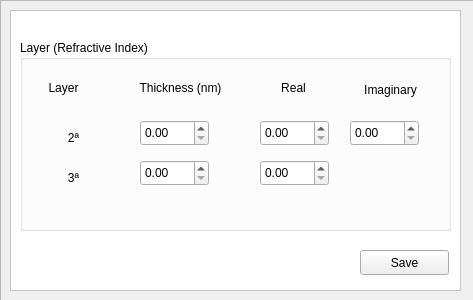
<?xml version="1.0" encoding="UTF-8"?>
<ui version="4.0">
 <class>Layer</class>
 <widget class="QWidget" name="Layer">
  <property name="geometry">
   <rect>
    <x>0</x>
    <y>0</y>
    <width>473</width>
    <height>300</height>
   </rect>
  </property>
  <property name="windowTitle">
   <string>Form</string>
  </property>
  <property name="windowIcon">
   <iconset resource="resources.qrc">
    <normaloff>:/Imagens/icone.png</normaloff>:/Imagens/icone.png</iconset>
  </property>
  <widget class="QGroupBox" name="groupBox">
   <property name="geometry">
    <rect>
     <x>20</x>
     <y>40</y>
     <width>431</width>
     <height>191</height>
    </rect>
   </property>
   <property name="title">
    <string>Layer (Refractive Index)</string>
   </property>
   <widget class="QLabel" name="label_4">
    <property name="geometry">
     <rect>
      <x>330</x>
      <y>40</y>
      <width>81</width>
      <height>20</height>
     </rect>
    </property>
    <property name="text">
     <string>&lt;html&gt;&lt;head/&gt;&lt;body&gt;&lt;p align=&quot;center&quot;&gt;Imaginary&lt;/p&gt;&lt;/body&gt;&lt;/html&gt;</string>
    </property>
   </widget>
   <widget class="QLabel" name="label_2">
    <property name="geometry">
     <rect>
      <x>110</x>
      <y>40</y>
      <width>101</width>
      <height>17</height>
     </rect>
    </property>
    <property name="text">
     <string>&lt;html&gt;&lt;head/&gt;&lt;body&gt;&lt;p align=&quot;center&quot;&gt;Thickness (nm)&lt;/p&gt;&lt;/body&gt;&lt;/html&gt;</string>
    </property>
   </widget>
   <widget class="QLabel" name="label_3">
    <property name="geometry">
     <rect>
      <x>240</x>
      <y>40</y>
      <width>67</width>
      <height>17</height>
     </rect>
    </property>
    <property name="text">
     <string>&lt;html&gt;&lt;head/&gt;&lt;body&gt;&lt;p align=&quot;center&quot;&gt;Real&lt;/p&gt;&lt;/body&gt;&lt;/html&gt;</string>
    </property>
   </widget>
   <widget class="QLabel" name="label">
    <property name="geometry">
     <rect>
      <x>10</x>
      <y>40</y>
      <width>67</width>
      <height>17</height>
     </rect>
    </property>
    <property name="text">
     <string>&lt;html&gt;&lt;head/&gt;&lt;body&gt;&lt;p align=&quot;center&quot;&gt;Layer&lt;/p&gt;&lt;/body&gt;&lt;/html&gt;</string>
    </property>
   </widget>
   <widget class="QLabel" name="label_5">
    <property name="geometry">
     <rect>
      <x>20</x>
      <y>90</y>
      <width>67</width>
      <height>17</height>
     </rect>
    </property>
    <property name="text">
     <string>&lt;html&gt;&lt;head/&gt;&lt;body&gt;&lt;p align=&quot;center&quot;&gt;2ª&lt;/p&gt;&lt;/body&gt;&lt;/html&gt;</string>
    </property>
   </widget>
   <widget class="QLabel" name="label_6">
    <property name="geometry">
     <rect>
      <x>20</x>
      <y>130</y>
      <width>67</width>
      <height>17</height>
     </rect>
    </property>
    <property name="text">
     <string>&lt;html&gt;&lt;head/&gt;&lt;body&gt;&lt;p align=&quot;center&quot;&gt;3ª&lt;/p&gt;&lt;/body&gt;&lt;/html&gt;</string>
    </property>
   </widget>
   <widget class="QDoubleSpinBox" name="doubleSpinBox">
    <property name="geometry">
     <rect>
      <x>120</x>
      <y>80</y>
      <width>69</width>
      <height>26</height>
     </rect>
    </property>
   </widget>
   <widget class="QDoubleSpinBox" name="doubleSpinBox_2">
    <property name="geometry">
     <rect>
      <x>330</x>
      <y>80</y>
      <width>69</width>
      <height>26</height>
     </rect>
    </property>
   </widget>
   <widget class="QDoubleSpinBox" name="doubleSpinBox_3">
    <property name="geometry">
     <rect>
      <x>240</x>
      <y>80</y>
      <width>69</width>
      <height>26</height>
     </rect>
    </property>
   </widget>
   <widget class="QDoubleSpinBox" name="doubleSpinBox_4">
    <property name="geometry">
     <rect>
      <x>120</x>
      <y>120</y>
      <width>69</width>
      <height>26</height>
     </rect>
    </property>
   </widget>
   <widget class="QDoubleSpinBox" name="doubleSpinBox_5">
    <property name="geometry">
     <rect>
      <x>240</x>
      <y>120</y>
      <width>69</width>
      <height>26</height>
     </rect>
    </property>
   </widget>
  </widget>
  <widget class="QPushButton" name="pushButton">
   <property name="geometry">
    <rect>
     <x>360</x>
     <y>250</y>
     <width>89</width>
     <height>25</height>
    </rect>
   </property>
   <property name="text">
    <string>Save</string>
   </property>
  </widget>
  <widget class="QFrame" name="frame">
   <property name="geometry">
    <rect>
     <x>10</x>
     <y>10</y>
     <width>451</width>
     <height>281</height>
    </rect>
   </property>
   <property name="styleSheet">
    <string notr="true">background-color: rgb(255, 255, 255);</string>
   </property>
   <property name="frameShape">
    <enum>QFrame::StyledPanel</enum>
   </property>
   <property name="frameShadow">
    <enum>QFrame::Raised</enum>
   </property>
  </widget>
  <widget class="QFrame" name="frame_2">
   <property name="geometry">
    <rect>
     <x>0</x>
     <y>0</y>
     <width>491</width>
     <height>301</height>
    </rect>
   </property>
   <property name="styleSheet">
    <string notr="true">border-image: url(:/Imagens/fundo.jpg);</string>
   </property>
   <property name="frameShape">
    <enum>QFrame::StyledPanel</enum>
   </property>
   <property name="frameShadow">
    <enum>QFrame::Raised</enum>
   </property>
  </widget>
  <zorder>frame_2</zorder>
  <zorder>frame</zorder>
  <zorder>groupBox</zorder>
  <zorder>pushButton</zorder>
 </widget>
 <resources>
  <include location="resources.qrc"/>
 </resources>
 <connections/>
</ui>
